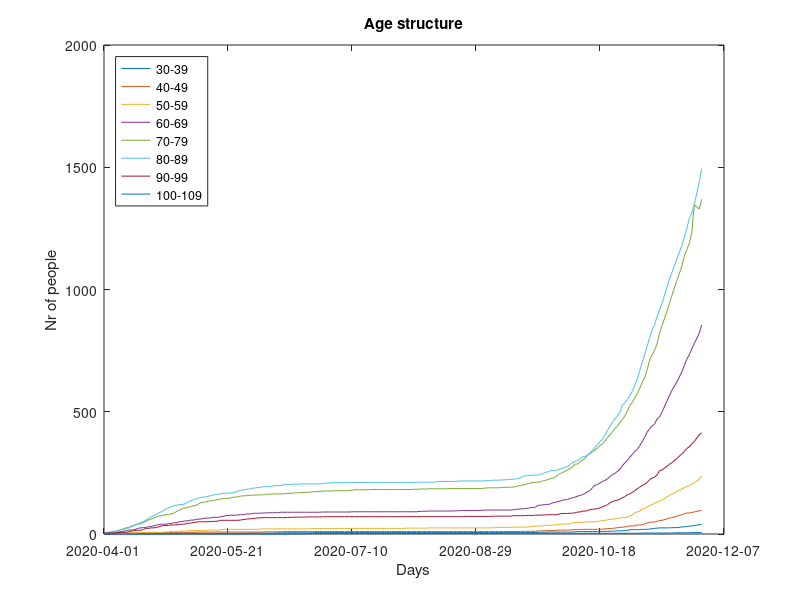
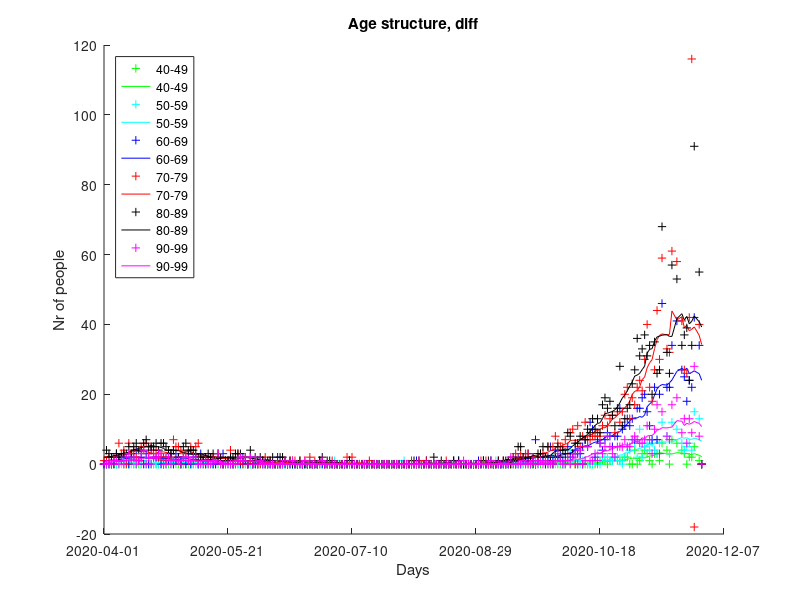

The MATLAB source for these figures, in order:
# THIS IS AN EXAMPLE PROJECT FOR OCTAVE and matlab.
# you can download octave (free) from : https://www.gnu.org/software/octave/download.html
# To update the adat.csv file, you can downloaded raw datas best from:
# "https://hu.wikipedia.org/wiki/2020-as_COVID%E2%80%9319-koronav%C3%ADrus-j%C3%A1rv%C3%A1ny_Magyarorsz%C3%A1gon"
# First fix the unicode '-' at the first row, or any other typos :( manually... 

#used packages
pkg load signal;
pkg load data-smoothing;
pkg load financial;

# Open Input csv file
fin = fopen('agestructure.csv', 'rt');
Inputs= textscan(fin, '%s %f %f %f %f %f %f %f %f %f %f %f %f %f %f %f %f %f %f %f %f %f %f %f %f %f %f %f %f %f %f %f %f %f %f %f %f %f %f %f %f',
  'Delimiter', "\t", 'CollectOutput', 1, 'HeaderLines', 1);
fclose(fin);
DateFormatIn='yyyy-mm-dd';
StartDate= datenum(Inputs{1}(1,1), DateFormatIn);
wndw = 14;  
#convert 2D array to 1D arrays
Datums = [datenum(Inputs{1})-StartDate];
for n=0:10
  da_male{n+1}  = Inputs{2}(:, 1+n*3);
  da_female{n+1}= Inputs{2}(:, 2+n*3);
  da_sum{n+1}= Inputs{2}(:, 3+n*3);
  dif_sum{n+1}= [ diff( Inputs{2}(:, 3+n*3) ); 0];
  #avg_dif_sum{n+1}= filter(ones(wndw,1)/(wndw), 1, dif_sum{n+1});
  avg_dif_sum{n+1}=movmean(dif_sum{n+1}, wndw)
end
da_sum{n+1}
inputrows=rows(Datums)-1
iX=[0:1:inputrows]

#display curves
close all;
#figure 8
dateaxis('x',29, StartDate);
for n=4:11
  tit1=10*(n-1)
  tit= sprintf(";%d-%d;", tit1, tit1+9)
  plot(Datums, da_sum{n}, tit);
  #semilogy
  hold on;
end
dateaxis('x',29, StartDate);
legend("location", "northwest");
title('Age structure'), xlabel('Days'), ylabel('Nr of people');
hold off;
print -djpg 'figure8.jpg'
#
#figure 9
figure;
cols={"g","c","b","r","k","m"};
dateaxis('x',29, StartDate);
hold on;
for n=5:10
  tit1=10*(n-1)
  col=cols{n-4}
  tit= sprintf("+%s;%d-%d;", col, tit1, tit1+9)
  plot(Datums, dif_sum{n}, tit);
  tit= sprintf("%s;%d-%d;", col, tit1, tit1+9)
  plot(Datums, avg_dif_sum{n}, tit);
  #semilogy

end
dateaxis('x',29, StartDate);
legend("location", "northwest");
title('Age structure, diff'), xlabel('Days'), ylabel('Nr of people');
hold off;
print -djpg 'figure9.jpg'
#